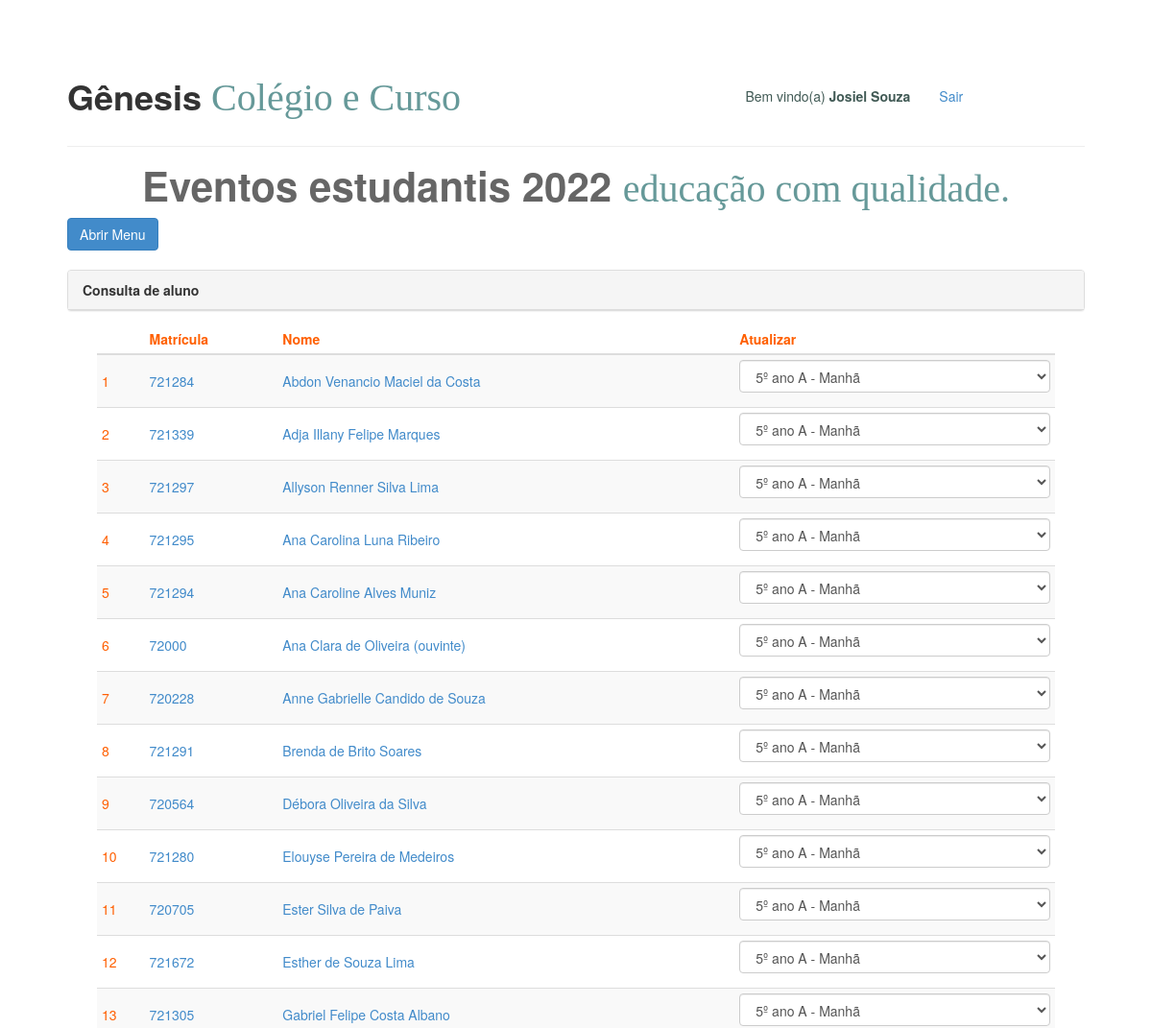
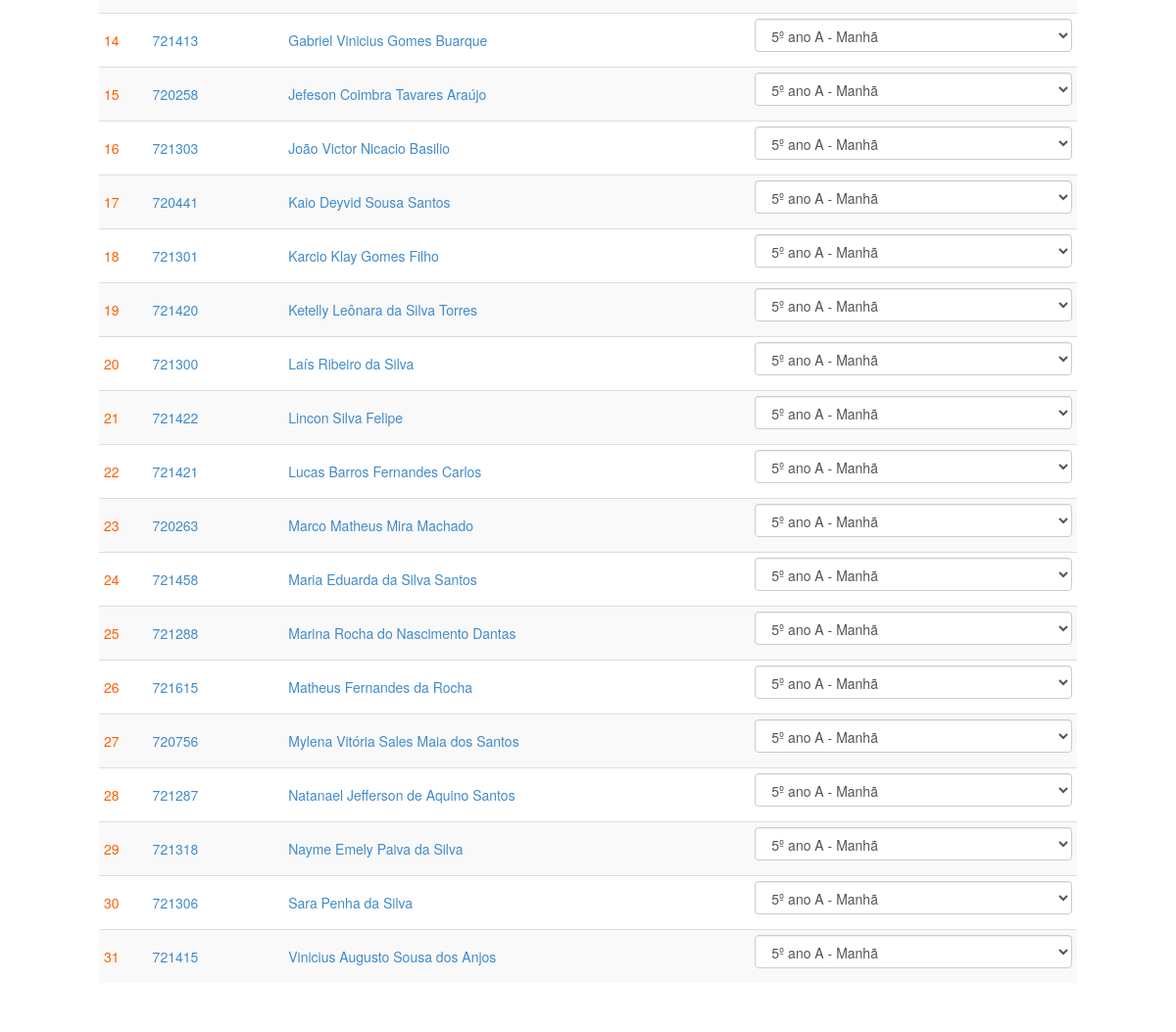
Screenshot of /eventos/listarturma.php?codturma=8 (signed in) with the database file from the repository (2 pictures, top to bottom).
### tables this page shows
CREATE TABLE `usuario` (
  `id_usuario` int(11) NOT NULL,
  `nome_usuario` varchar(200) NOT NULL,
  `login_usuario` int(20) NOT NULL,
  `senha_usuario` varchar(100) NOT NULL,
  `nivel_usuario` int(2) NOT NULL,
  `fk_id_turma` int(11) NOT NULL
);

### eventos/listarturma.php (the view, shortened to what this page needs)
<!DOCTYPE html>
<html lang="pt-br">
<head>
    <link href="css/bootstrap.min.css" rel="stylesheet">
    <link rel="stylesheet" href="https://maxcdn.bootstrapcdn.com/font-awesome/4.4.0/css/font-awesome.min.css">
    <link href="css/editor.css" type="text/css" rel="stylesheet"/>
    <link href="css/estilojss.css" rel="stylesheet">
    <link rel="stylesheet" href="css/estilo-publicacao.css" type="text/css">
    <link href="css/simple-sidebar.css" rel="stylesheet">
    <link href="css/sanfona.css" rel="stylesheet">
</head>
<body>
    <div id="wrapper">
        <div id="page-content-wrapper">
            <div class="container-fluid">
                <div class="row">
                    <div class="col-md-6">
                        <h1><?=nome_empresa_editado?></h1>
                    </div>
                    <div class="col-md-4">
                        <p style="color:#415A55;text-align:right;"><br />Bem vindo(a) <b><?=$_SESSION['nome']?></b></p>
                    </div>
                    <div class="col-md-2">
                        <p style="color:text-align:left;"><br /><a href="logout.php">Sair</a></p>
                    </div>
                </div>
                <hr />
                  <h1 class="titulo-local-h1">
                    <?=tema_projeto?>
                    <strong class="titulo-local-h2">
                      <?=subtema_projeto?>
                    </strong>
                  </h1>
                <a href="#menu-toggle" class="btn btn-primary" id="menu-toggle">Abrir Menu</a>
                <div class="list-group">
                  <br />
<div class="panel panel-default">
<div class="panel-heading"><strong>Consulta de aluno</strong></div>
<div class="panel-body texto-formulario-cadastro col-md-12">
  <div class="form-group col-md-12">
    <?php
      if(isset($_GET['codturma'])){
        $id_turma = $_GET['codturma'];
        $pdo = conectar();
        $sql = $pdo->prepare('SELECT id_usuario,nome_usuario,login_usuario FROM usuario WHERE fk_id_turma = "'.$id_turma.'" ORDER BY nome_usuario ASC');
        $sql->execute();
        $resultado = $sql->fetchAll(PDO::FETCH_OBJ);
        $sql_turma = $pdo->prepare('SELECT * FROM turma INNER JOIN turno ON turma.turno_turma = turno.id ORDER BY nivel,nome_turma ASC');
        $sql_turma->execute();
        $resultado_turma = $sql_turma->fetchAll(PDO::FETCH_OBJ);
        echo "<table class='table table-striped table-hover table-condensed'>";
        echo "<thead><tr>";
        echo "<th>&nbsp;</th>";
        echo "<th>Matrícula</th>";
        echo "<th>Nome</th>";
        echo "<th>Atualizar</th>";
        echo "</tr></thead>";
        echo "<tbody>";
        $cont=0;
        foreach ($resultado as $var){
          $cont++;
          echo "<tr>";
          echo "<td class='align-vertical'>".$cont."</td>";
          echo "<td class='align-vertical'><a href='#'>".$var->login_usuario."</a></td>";
          echo "<td class='align-vertical'><a href='#'>".utf8_encode($var->nome_usuario)."</a></td>";
          echo "<td class='align-vertical'>";
          echo "<select class='form-control'>";
          foreach ($resultado_turma as $var_turma){
            echo "<option><a href='1'>".utf8_encode($var_turma->nome_turma)." - ".utf8_encode($var_turma->nome)."</a></option>";
          }
          echo "</select>";
          echo "</td></tr>";
        }
        echo "</tbody></table>";
      }else{
        echo "Redirect...";
      }
    ?>
  </div>
</div>
</div>
                </div>
            </div>
        </div>
    </div>
</body>
</html>

### eventos/css/editor.css (style rules this page uses)
select, textarea, input[type="text"], input[type="password"], input[type="datetime"], input[type="datetime-local"], input[type="date"], input[type="month"], input[type="time"], input[type="week"], input[type="number"], input[type="email"], input[type="url"], input[type="search"], input[type="tel"], input[type="color"], .uneditable-input { height:auto; margin-bottom:10px; }
h1 { margin-top:10px; line-height:40px; }

### eventos/css/estilojss.css (style rules this page uses)
.titulo-local-h1 { color: #666666; font-size: 3em; font-weight: bolder; text-align: center; }
.titulo-local-h2 { color: #669999; font-size: 30pt; font-family:Brush Script MT,cursive; text-align: center; font-weight:normal; }
.texto-formulario-cadastro { color: #FF5F00; font-size: 1em; }
.align-vertical { vertical-align:middle !important; }

### eventos/css/estilo-publicacao.css (style rules this page uses)
select { border-radius: 4px; }

### eventos/css/simple-sidebar.css (style rules this page uses)
body { overflow-x: hidden; }
#wrapper { padding-left: 0; -webkit-transition: all 0.5s ease; -moz-transition: all 0.5s ease; -o-transition: all 0.5s ease; transition: all 0.5s ease; }
#page-content-wrapper { width: 100%; position: absolute; padding: 15px; }
@media (min-width:768px) { #wrapper { padding-left: 0; } }
@media (min-width:768px) { #page-content-wrapper { padding: 20px; position: relative; } }

### eventos/css/sanfona.css (style rules this page uses)
body { margin:50px; }

### rows the page displays
usuario: login_usuario "721284", nome_usuario "Abdon Venancio Maciel da Costa"
usuario: login_usuario "721339", nome_usuario "Adja Illany Felipe Marques"
usuario: login_usuario "721297", nome_usuario "Allyson Renner Silva Lima"
usuario: login_usuario "721295", nome_usuario "Ana Carolina Luna Ribeiro"
usuario: login_usuario "721294", nome_usuario "Ana Caroline Alves Muniz"
usuario: login_usuario "72000", nome_usuario "Ana Clara de Oliveira (ouvinte)"
usuario: login_usuario "720228", nome_usuario "Anne Gabrielle Candido de Souza"
usuario: login_usuario "721291", nome_usuario "Brenda de Brito Soares"
usuario: login_usuario "720564", nome_usuario "Débora Oliveira da Silva"
usuario: login_usuario "721280", nome_usuario "Elouyse Pereira de Medeiros"
usuario: login_usuario "720705", nome_usuario "Ester Silva de Paiva"
usuario: login_usuario "721672", nome_usuario "Esther de Souza Lima"
usuario: login_usuario "721305", nome_usuario "Gabriel Felipe Costa Albano"
usuario: login_usuario "721413", nome_usuario "Gabriel Vinicius Gomes Buarque"
usuario: login_usuario "720258", nome_usuario "Jefeson Coimbra Tavares Araújo"
usuario: login_usuario "721303", nome_usuario "João Victor Nicacio Basilio"
usuario: login_usuario "720441", nome_usuario "Kaio Deyvid Sousa Santos"
usuario: login_usuario "721301", nome_usuario "Karcio Klay Gomes Filho"
usuario: login_usuario "721420", nome_usuario "Ketelly Leônara da Silva Torres"
usuario: login_usuario "721300", nome_usuario "Laís Ribeiro da Silva"
usuario: login_usuario "721422", nome_usuario "Lincon Silva Felipe"
usuario: login_usuario "721421", nome_usuario "Lucas Barros Fernandes Carlos"
usuario: login_usuario "720263", nome_usuario "Marco Matheus Mira Machado"
usuario: login_usuario "721458", nome_usuario "Maria Eduarda da Silva Santos"
usuario: login_usuario "721288", nome_usuario "Marina Rocha do Nascimento Dantas"
usuario: login_usuario "721615", nome_usuario "Matheus Fernandes da Rocha"
usuario: login_usuario "720756", nome_usuario "Mylena Vitória Sales Maia dos Santos"
usuario: login_usuario "721287", nome_usuario "Natanael Jefferson de Aquino Santos"
usuario: login_usuario "721318", nome_usuario "Nayme Emely Paiva da Silva"
usuario: login_usuario "721306", nome_usuario "Sara Penha da Silva"
usuario: login_usuario "721415", nome_usuario "Vinicius Augusto Sousa dos Anjos"

### other values shown
nome_empresa_editado "Gênesis Colégio e Curso"
$_SESSION['nome'] "Josiel Souza"
tema_projeto "Eventos estudantis 2022"
subtema_projeto "educação com qualidade."
